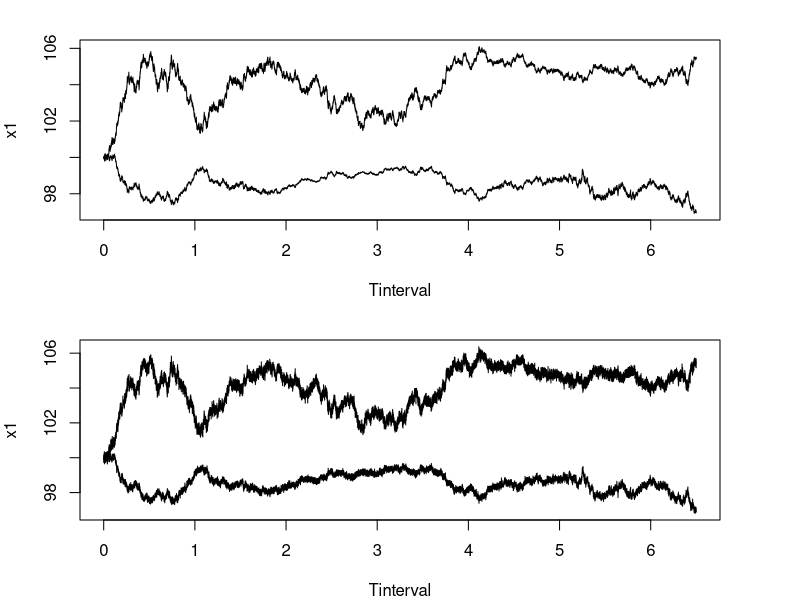

Source code (R):
### Preliminaries -------------------------------------------------------------
suppressMessages({
  library(dplyr)
  library(lubridate)
  library(magrittr)
  library(tidyr)  
})

### Magic numbers -------------------------------------------------------------
Tend <- 6.5
N <- Tend*3600
beta0 <- -5/16
beta1 <- 1/8
Tinterval <- seq(0,Tend, by = Tend/N)

### Functions -----------------------------------------------------------------

# Ornstein-Uhlenbeck exact
OU_exact <- function(alpha = -1/40, sigma = 1, Tend = 6.5, N = 23400){
  X0 <- rnorm(1,0,sqrt((-2*alpha)^(-1)))
  # X0 <- 22.1559
  OU <- rep(X0,N+1)
  xi <- rnorm(N,0,1)
  t_inc <- Tend/N
  
  for (k in 1:N) {
    OU[k+1] <- exp(alpha*t_inc)*OU[k] + 
      sigma*sqrt(-1/(2*alpha)*(1-exp(2*alpha*t_inc)))*xi[k] 
  }
  return(OU)
}

# Brownian motion exact
BM_exact <- function(Tend, N, ncols){
  BM <- matrix(nrow=N+1, ncol = ncols)
  t_inc <- T/N
  for (i in 1:ncols){
    BM[,i] <- cumsum(c(0,rnorm(N,0,sqrt(t_inc))))
  }
  return(BM)
}

a_func <- function(a,t_inc){
  return(a*t_inc)
}

b_func <- function(rho, sigma, BM_inc){
  return(rho*sigma*BM_inc[1] + sqrt(1-rho^2)*sigma*BM_inc[2])
}

# Euler scheme
EM_scheme <- function(BM, sigma, Tend=6.5, N = 23400, a = 0.03, rho = -0.3){
  X0 <- 100
  X <- rep(X0,N+1)
  t_inc <- Tend/N
  
  #Brownian Motions
  n_BM <- ncol(BM)
  BM_inc <- matrix(nrow = N,ncol = n_BM)
  
  for (i in 1:n_BM){
    BM_inc[,i] <- diff(BM[,i])  
  }
  
  for (i in 1:N){
    X[i+1] = X[i] + a_func(a,t_inc) + b_func(rho, sigma[i+1], BM_inc[i,])
  }
  
  return(X)
}

# Microstructure noise
msNoise <- function(gamma, sigma, X, N){
  omega2 <- gamma^2*sqrt(sum(sigma^4))
  
  noise <- rnorm(N+1, 0,sqrt(omega2))
  return(X+noise)
}

plot_proc <- function(x1,x2) {
  yMax <- max(c(x1, x2))
  yMin <- min(c(x1, x2))
  plot(Tinterval, x1, type = "l", ylim = c(yMin,yMax))
  lines(x=Tinterval, y=x2)
}

# Observation times
obs_times = function(N=23400, lambdas=c(3,6), df=FALSE) {
  len = length(lambdas)
  obs = list()
  for (i in 1:len) {
    inter = rexp(N, 1/lambdas[i])
    times = cumsum(inter)
    times = times[!times > 23400]
    obs[[i]] = times
  }
  if (isTRUE(df)) {
    max_col = max(sapply(obs, function(x) length(x)))
    for (i in 1:len) {
      nas = rep(NA, max_col - length(obs[[i]]))
      obs[[i]] = c(obs[[i]], nas)
    }
    cols = c()
    for (i in 1:len) {
      cols[i] = glue("lambda{lambdas[i]}")
    }
    obs = as.data.frame(obs) %>% 
      magrittr::set_colnames(cols)
  }
  return(obs)
}

### ---------------------------------------------------------------------------
BM <- BM_exact(Tend, N, 3)

#OU Volatility
sigma1 <- OU_exact()
sigma2 <- OU_exact()

X1 <- EM_scheme(BM = BM[,-1], sigma1)
X2 <- EM_scheme(BM = BM[,-2], sigma2)

XwN1 <- msNoise(0.002, sigma1, X1, N)
XwN2 <- msNoise(0.002, sigma2, X2, N)


### Plot ----------------------------------------------------------------------
par(mar = c(4,4,2,4), mfrow = c(2,1))
plot_proc(X1,X2)
plot_proc(XwN1, XwN2)
